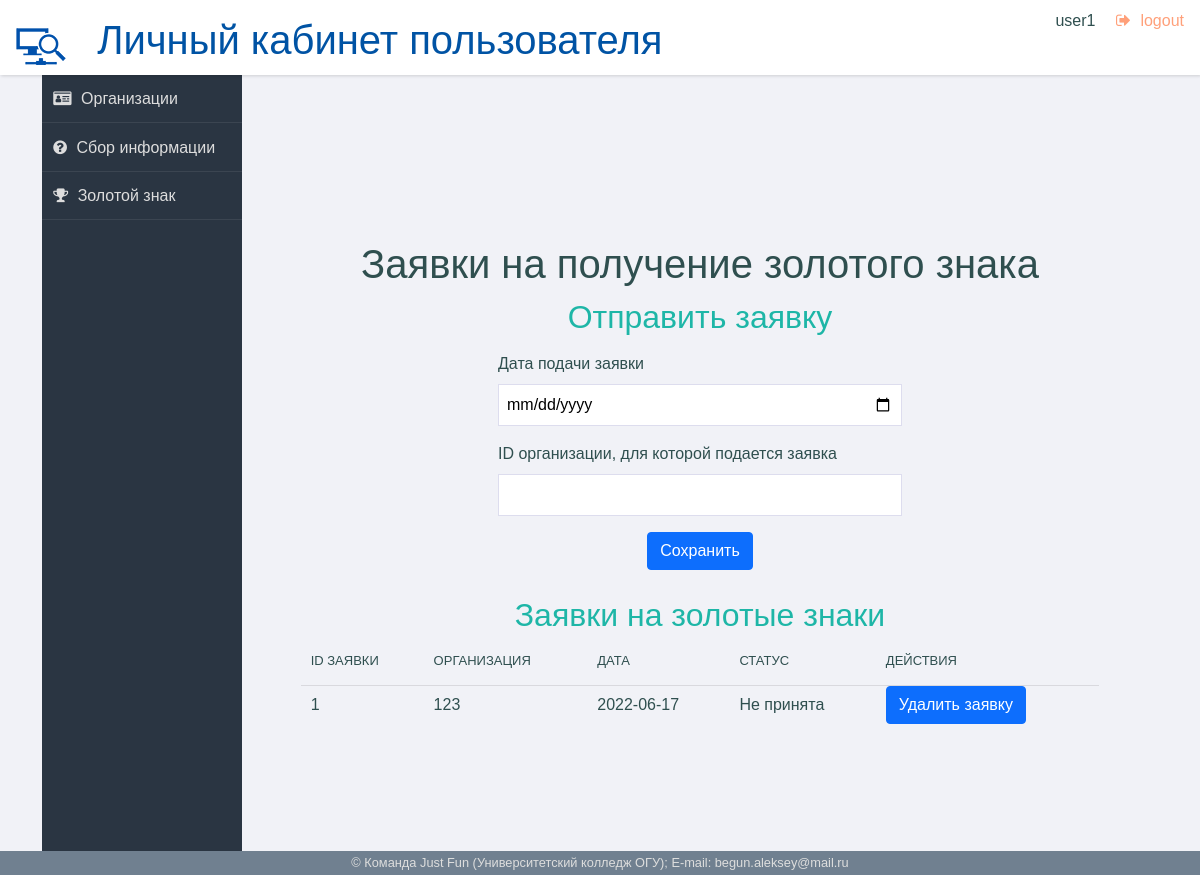
/golden_badge (signed in), run on the app's committed database.
### data/db/models/user_table.py (models this page shows, shortened)
class User(SqlAlchemyBase, UserMixin, SerializerMixin):
    __tablename__ = 'users'
    serialize_only = (
        'id', 'login', 'email', 'role_id')
    id = Column(Integer, primary_key=True, nullable=False, autoincrement=True, unique=True)
    email = Column(Text, unique=True, nullable=False)
    login = Column(Text, unique=True, nullable=False)
    passwd_hash = Column(Text, nullable=False)
    role_id = Column(Integer, ForeignKey('roles.id'))
    role = orm.relation('Role')
    passport = orm.relation('Passport', back_populates='user')

### data/db/models/passport_table.py (models this page shows)
class Passport(SqlAlchemyBase):
    __tablename__ = 'passports'
    id = Column(Integer, primary_key=True, nullable=False, autoincrement=True, unique=True)  # id организации
    user_id = Column(Integer, ForeignKey('users.id'), nullable=False)  # кто зарегистрировал эту организацию
    date_of_application_submission = Column(Text, nullable=False,
                                            default=datetime.datetime.now().strftime(
                                                '%d.%m.%Y'))  # дата создания паспорта
    date_of_data_collection = Column(Text) # дата сбора информации
    name_of_the_legal_entity = Column(Text, nullable=False)  # Наименование ОПФ юрлица
    organization_full_name = Column(Text, nullable=False, unique=True)  # Полное наименование организации, для ИП - ФИО
    organization_short_name = Column(Text, nullable=False, unique=True)  # Краткое наименование организации
    address_for_contact = Column(Text)  # контектный адрес
    legal_address = Column(Text, nullable=False, unique=True)  # Адрес юридический
    fact_address = Column(Text, nullable=True, unique=True)  # Адрес фактический
    boss_full_name_n_position = Column(Text, nullable=False, unique=True)  # ФИО и должность руководителя
    INN = Column(Text, nullable=False, unique=True)  # ИНН
    OKTMO = Column(Text, nullable=False, unique=True)  # ОКТМО
    main_activity_OKVED = Column(Text, nullable=False, unique=True)  # Основной вид деятельности по ОКВЭД
    male_workers_count = Column(Integer, nullable=False)  # Кол-во мужчин-работников
    female_workers_count = Column(Integer, nullable=False)  # Кол-во женщин-работников
    phone_number = Column(Text, nullable=False, unique=True)  # телефон организации
    email_oficcial = Column(Text, nullable=False, unique=True)  # email организации
    workers_protector_FIO_n_position = Column(Text, nullable=False,
                                              unique=True)  # ФИО и должность специалиста
    workers_protector_phone_number = Column(Text, nullable=False, unique=True)  # телефон специалиста по охране труда
    workers_protector_email = Column(Text, nullable=False, unique=True)  # email специалиста по охране труда
    golden_mark = Column(Boolean, nullable=False, default=False)  # Золотой знак организации(есть/нет)
    golden_mark_date = Column(Text, nullable=True)  # когда выдан
    passport_status = Column(Integer, ForeignKey('password_statuses.id'), default='3')
    status = orm.relation('PassportStatus')
    user = orm.relation('User')
    photo = orm.relation('Photo', back_populates='passport')
    video = orm.relation('Video', back_populates='passport')
    sout = orm.relation('Sout', back_populates='passport')
    profrisk = orm.relation('Profrisk', back_populates='passport')
    work_conditions = orm.relation('WorkCondition', back_populates='passport')
    injuries = orm.relation('Injuries', back_populates='passport')
    general_data = orm.relation('GeneralData', back_populates='passport')
    safety_training = orm.relation('SafetyTraining', back_populates='passport')
    collective_agreement = orm.relation('CollectiveAgreement', back_populates='passport')
    golden_mark_application = orm.relation('GoldenMarkApplication', back_populates='passport')
    process = orm.relation('Process', back_populates='passport')

### data/db/models/golden_mark_application_table.py (models this page shows)
class GoldenMarkApplication(SqlAlchemyBase):
    __tablename__ = 'golden_mark_applications'
    id = Column(Integer, primary_key=True, nullable=False, autoincrement=True, unique=True)
    passport_id = Column(Integer, ForeignKey('passports.id'))  # кто подал заявку
    application_date = Column(Text, nullable=False)  # дата подачи
    application_verdict = Column(Boolean, default=0)  # вердикт
    passport = orm.relation('Passport')

### data/routes/all_routes/user_interface.py (the view, shortened to what this page needs)
@blueprint.route('/golden_badge', methods=['GET', 'POST'])
@login_required
@is_user
def golden_badge():
    sess = db_sessionmaker.create_session()
    user = current_user
    applications = []
    passports = sess.query(Passport).filter(Passport.user_id == user.id).all()
    for passp in passports:
        for i in sess.query(GoldenMarkApplication).filter(GoldenMarkApplication.passport_id == passp.id).all():
            applications.append([passp, i])
    form = GoldenBadgeApplicationForm()
    return render_template('back/golden_badge.html',
                           user=user,
                           title='Золотой знак',
                           form=form,
                           applications=applications)

### data/routes/flask_wtf_forms.py
class GoldenBadgeApplicationForm(FlaskForm):
    date_of_application = DateField("Дата подачи заявки")
    organization_id = IntegerField('ID организации, для которой подается заявка')
    submit = SubmitField('Отправить')

### data/db/db_sessionmaker.py (called while the page is built)
def create_session() -> orm.Session:
    global __factory
    return __factory()

### data/routes/all_routes/auth.py (called while the page is built)
def register_login_manager(app):
    login_manager = LoginManager(app)
    @login_manager.user_loader
    def load_user(user_id: int):
        db_sess = db_sessionmaker.create_session()
        if db_sess.query(User).filter_by(id=user_id).all():
            return db_sess.query(User).get(user_id)
        else:
            return None

### templates/back/golden_badge.html (shortened to what this page needs)
{% extends "back/base.html" %}
{% block content %}
</div>
<div class="col">
    <main role="main">
        <h1 class="text-center">Заявки на получение золотого знака</h1>
        <div class="row justify-content-center">
            <div class="col-6">
                <h2>Отправить заявку</h2>
                <form method="post" enctype="multipart/form-data">
                    <div class="mb-3">
                        {{ form.date_of_application.label() }}
                        {{ form.date_of_application() }}
                    </div>
                    <div class="mb-3">
                        {{ form.organization_id.label() }}
                        {{ form.organization_id() }}
                    </div>
                    <div class="mb-3 text-center">
                        <button type="submit" class="btn btn-primary">Сохранить
                        </button>
                    </div>
                </form>
            </div>
        </div>
        <div class="row">
            <div class="col">
                <h2>Заявки на золотые знаки</h2>
                <table id="bindsTable" class="display">
                    <thead>
                    <tr>
                        <th>ID заявки</th>
                        <th>Организация</th>
                        <th>Дата</th>
                        <th>Статус</th>
                        <th>Действия</th>
                    </tr>
                    </thead>
                    <tbody>
                    {% for i in applications %}
                    <tr>
                        <td>{{ i[1].id }}</td>
                        <td>{{ i[0].name_of_the_legal_entity }}</td>
                        <td>{{ i[1].application_date }}</td>
                        {% if i[1].application_verdict %}
                        <td>Принята</td>
                        {% else %}
                        <td>Не принята</td>
                        {% endif %}
                        <td><a class="btn btn-primary" href="/delete_application/{{ i[1].id }}">Удалить заявку</a></td>
                    </tr>
                    {% endfor %}
                    </tbody>
                </table>
            </div>
        </div>
    </main>
</div>
{% endblock %}

### templates/back/base.html (shortened to what this page needs)
<!DOCTYPE html>
<html lang="ru">
<head>
    <link rel="stylesheet"  href="/static/back/css/normalize.min.css">
    <link rel='stylesheet' href='/static/css/font-awesome.min.css'>
    <link rel="stylesheet"  href="/static/back/css/chartist.min.css">
    <link rel="stylesheet"  href="/static/back/css/nouislider.min.css">
    <link rel="stylesheet"  href="/static/back/css/bootstrap.min.css">
    <link rel="stylesheet"  href="/static/back/css/datatables.min.css">
    <link rel="stylesheet" href="/static/back/css/select2.min.css">
    <link rel="stylesheet"  href="/static/back/css/main.css">
</head>
<body>
    <header role="banner">
        <h1><img src="/static/back/img/monitor_back.png" alt="">
            Личный кабинет
            {% if user.role_id == 1 %}
            пользователя
            {% else %}
            администратора
            {% endif %}
        </h1>
        <ul class="utilities">
            <li class="users">{{ user.login }}</li>
            <li class="logout warn"><a  href="/logout">logout</a></li>
        </ul>
    </header>
    <div class="container">
        <div class="col">
            <nav role="navigation">
                <ul class="main">
                    {% if user.role_id == 1 %}
                    <li class="dashboard"><a href="/account">Организации</a></li>
                    <li class="question"><a href="/profrisk_information_collection">Сбор информации</a></li>
                    <li class="achievement"><a href="/golden_badge">Золотой знак</a></li>
                    {% else %}
                    <li class="dashboard"><a href="/admin">Паспорта</a></li>
                    <li class="question"><a href="/admin_forms">Сбор информации</a></li>
                    <li class="achievement"><a href="/admin_bids">Золотые знаки</a></li>
                    {% endif %}
                </ul>
            </nav>
        </div>
        <div class="col">
            <main role="main">
                {% block content %}{% endblock %}
        </div>
    <footer role="contentinfo">© Команда Just Fun (Университетский колледж ОГУ); E-mail: begun.aleksey@mail.ru
    </footer>
</body>
</html>

### static/back/css/main.css (style rules this page uses)
html { box-sizing: border-box; }
*, *:before, *:after { box-sizing: inherit; }
body { background: #f1f2f7; font-family: "Open Sans", arial, sans-serif; color: darkslategray; }
.warn { color: lightsalmon; }
header[role=banner] { background: white; box-shadow: 1px 1px 3px rgba(0, 0, 0, 0.15); }
header[role=banner] h1 { margin: 0; font-weight: 300; padding: 1rem; color: #0053a4; }
header[role=banner] h1>img { padding-right: 20px; }
header[role=banner] .utilities { width: 100%; background: slategray; color: #ddd; }
header[role=banner] .utilities li { border-bottom: solid 1px rgba(255, 255, 255, 0.2); }
header[role=banner] .utilities li a { padding: 0.7em; display: block; }
.utilities a:before { content: ""; font-family: FontAwesome; padding-right: 0.6em; }
.logout a:before { content: ""; }
nav[role=navigation] { background: #2a3542; color: #ddd; }
nav[role=navigation] li { border-bottom: 1px solid rgba(255, 255, 255, 0.08); }
nav[role=navigation] li a { color: #ddd; text-decoration: none; display: block; padding: 0.7em; }
nav[role=navigation] li a:before { content: ""; font-family: FontAwesome; padding-right: 0.6em; }
nav[role=navigation] .dashboard a:before { content: "\f2c2"; }
nav[role=navigation] .achievement a:before { content: "\f091"; }
nav[role=navigation] .question a:before { content: "\f059"; }
footer[role=contentinfo] { background: slategray; color: #ddd; font-size: 0.8em; text-align: center; padding: 0.2em; }
a { text-decoration: none; color: inherit; }
h2, h3, h4 { font-weight: 300; margin: 0; text-align: center; }
h2 { color: #1eb6a7; }
ul, li { list-style-type: none; margin: 0; padding: 0; }
.row { margin: 10px 0; }
main { padding: 30px; }
form input, form textarea, form select { width: 100%; display: block; border: solid 1px #dde; padding: 0.5em; }
form input:after, form textarea:after, form select:after { content: ""; display: table; clear: both; }
form label, form legend { display: block; margin: 1em 0 0.5em; }
table { border-collapse: collapse; width: 96%; margin: 2%; }
th { text-align: left; font-weight: 400; font-size: 13px; text-transform: uppercase; border-bottom: 1px solid rgba(0, 0, 0, 0.1); padding: 0 10px; padding-bottom: 14px; }
td { font-weight: 300; padding: 0 10px; }
@media screen and (min-width: 600px) { html, body { height: 100%; } }
@media screen and (min-width: 600px) { header[role=banner] { position: fixed; top: 0; left: 0; width: 100%; z-index: 99; height: 75px; } }
@media screen and (min-width: 600px) { header[role=banner] .utilities { position: absolute; top: 0; right: 0; background: transparent; color: darkslategray; width: auto; } }
@media screen and (min-width: 600px) { header[role=banner] .utilities li { display: inline-block; } }
@media screen and (min-width: 600px) { header[role=banner] .utilities li a { padding: 0.5em 1em; } }
@media screen and (min-width: 600px) { nav[role=navigation] { position: fixed; width: 200px; top: 75px; bottom: 0px; } }
@media screen and (min-width: 600px) { main[role=main] { margin: 75px 0 40px 200px; } }
@media screen and (min-width: 600px) { main[role=main]:after { content: ""; display: block; clear: both; height: 0; } }
@media screen and (min-width: 600px) { footer[role=contentinfo] { clear: both; margin-left: 200px; } }
@media screen and (min-width: 900px) { footer[role=contentinfo] { position: fixed; width: 100%; bottom: 0; left: 0px; margin: 0; } }

### data on the page
User: login "user1"
Passport: i "1", name_of_the_legal_entity "123", application_date "2022-06-17"
